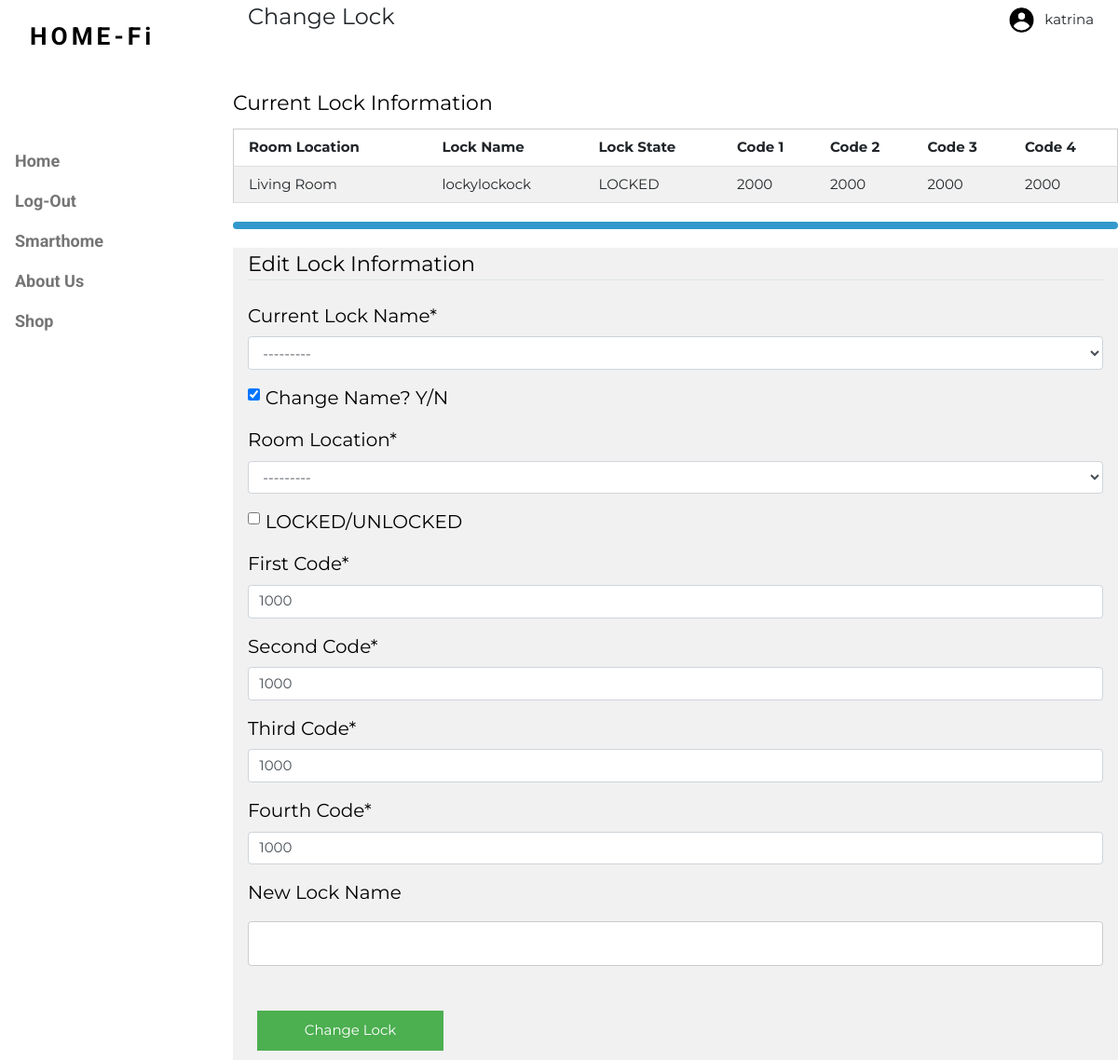
/changeLock/ (signed in), run on an earlier commit of the app's database.
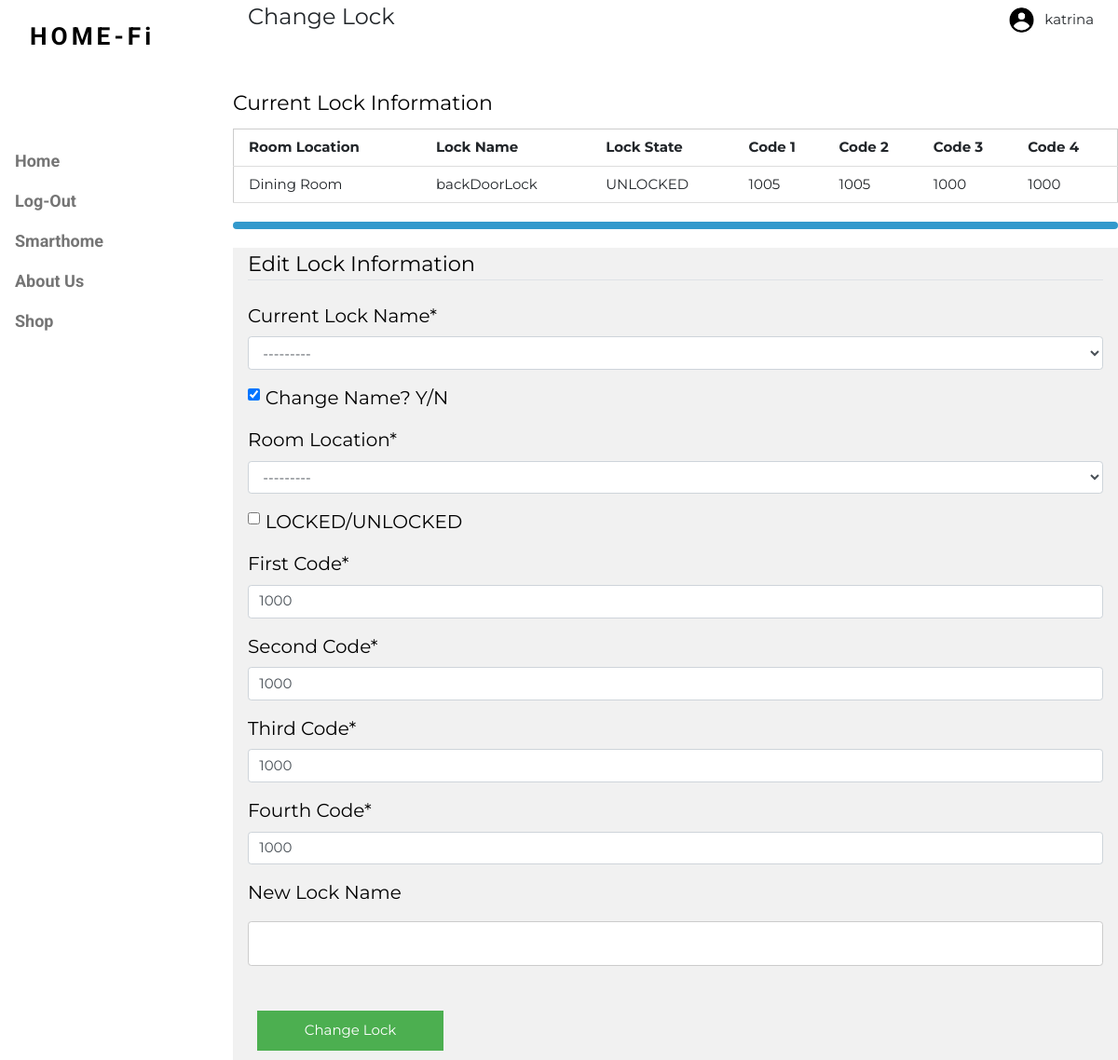
And on a later commit of the database.
### homepg/models.py (models this page shows)
class Room(models.Model):
    owner = models.ForeignKey(User, on_delete=models.CASCADE)
    roomName = models.CharField(max_length=20)
    def __str__(self):
        return self.roomName

class Lock(models.Model):
    owner = models.ForeignKey(User, on_delete=models.CASCADE)
    lockName = models.CharField(max_length=20)
    roomLoc = models.ForeignKey(Room, on_delete=models.CASCADE, null=True, blank=True)
    state = models.BooleanField(default=0)
    code1 = models.PositiveIntegerField(default=0, validators=[MinValueValidator(1000), MaxValueValidator(9999)])
    code2 = models.PositiveIntegerField(default=0, validators=[MinValueValidator(1000), MaxValueValidator(9999)])
    code3 = models.PositiveIntegerField(default=0, validators=[MinValueValidator(1000), MaxValueValidator(9999)])
    code4 = models.PositiveIntegerField(default=0, validators=[MinValueValidator(1000), MaxValueValidator(9999)])
    def __str__(self):
        return self.lockName

### users/views.py (the view)
# urls.py: path('changeLock/', user_views.changeLock, name="change-lock"),
def changeLock(request):
    if request.method == "POST":
        form = changeLockForm(request.POST, user=request.user)
        if form.is_valid():
            locksObj = Model.Lock()
            tempBool = form.cleaned_data['newNameBool']
            if tempBool:
                locksObj.lockName = form.cleaned_data['newName']
            elif not tempBool:
                locksObj.lockName = form.cleaned_data['lockName']
            else:
                print("WHOOPSIE! clearly I coded something wrong wtf")
            locksObj.state = form.cleaned_data['state']
            locksObj.roomLoc = form.cleaned_data['roomLoc']
            locksObj.code1 = form.cleaned_data['code1']
            locksObj.code2 = form.cleaned_data['code2']
            locksObj.code3 = form.cleaned_data['code3']
            locksObj.code4 = form.cleaned_data['code4']
            locksObj.owner = request.user
            allCodes = Model.Lock.objects.filter(owner_id=request.user)
            currentName = allCodes.values_list('lockName', flat=True)[0]
            print(currentName, "cN")
            entry = Model.Lock.objects.get(lockName=str(currentName))
            entry.delete()
            locksObj.save()
            messages.success(request, 'Lock ' + str(locksObj.lockName) + ' edited!')
            return redirect("status-page")
    else:
        form = changeLockForm(user=request.user)
    return render(request, 'users/changeLockForm.html', {'form': form,
                                                         'rooms': Room.objects.filter(owner=request.user),
                                                         'locks': Lock.objects.filter(owner=request.user)})

### users/templates/users/changeLockForm.html (shortened to what this page needs)
{% extends "homepg/base_with_checkbox.html" %}
{% load crispy_forms_tags %}
{% block content %}
	<header class="w3-container w3-xlarge">
		<p class="w3-left">Change Lock</p>
		<p class="w3-right">
			<table>
				<tr>
					<td>{% load static %}<img class="w3-icons" src="{% static 'images/UserIcon.png' %}" alt="Account Icon" style="float: right" /> </td>
					{% if user.is_authenticated %}
						<td style="font-size: 15px;padding:10px"> {{user.username}}</td>
					{% else %}
						<td style="font-size: 15px;padding:10px"> Guest </td>
					{% endif %}
				</tr>
			</table>
		</p>
	</header>
	<p style="padding:5px"></p>
	<table class="w3-table w3-table-all" style="width: 100%; margin:auto; padding:10px;">
		<caption style="font-size:22px; vertical-align:top; caption-side:top; color:#000000;"> Current Lock Information</caption>
	<tr>
		<th> Room Location</th>
		<th>Lock Name</th>
		<th> Lock State </th>
		<th> Code 1 </th>
		<th> Code 2 </th>
		<th> Code 3 </th>
		<th> Code 4 </th>
	</tr>
	{% for room in rooms %}
		{% for lock in locks%}
			<tr>
			{% if room.id == lock.roomLoc.id %}
				<td> {{ room.roomName }} </td>
				<td> {{ lock.lockName }} </td>
				{% if lock.state == True %}
					<td> LOCKED </td>
				{% else %}
					<td> UNLOCKED </td>
				{% endif %}
				<td> {{ lock.code1 }}</td>
				<td> {{ lock.code2 }}</td>
				<td> {{ lock.code3 }}</td>
				<td> {{ lock.code4 }}</td>
			</tr>
			{% endif %}
		{% endfor %}
	{% endfor %}
	</table>
	<hr style="  border-top: 8px solid #3399cc; border-radius: 5px; margin-top: 20px; margin-bottom: 20px;" />
    <form method="POST">
      <div class="w3-display-container w3-container w3-light-grey">
              <fieldset class="form-group" style="font-size:20px">
                  <legend class="border-bottom mb-4" style="font-size:20px,">Edit Lock Information </legend>
                  {{ form|crispy }}
              </fieldset>
            <button type="submit" style="width: 200px; padding: 10px; left: 50%; margin:10px;">Change Lock</button>
          </div>
    </form>
{% endblock content %}

What changed in the data, as far as the page shows it:
no longer on this page (row unchanged): Room: roomName "Living Room"
removed Lock: lockName "lockylockock", shows "LOCKED", code1 "2000", code2 "2000", code3 "2000", code4 "2000", lockName "---------", roomLoc "---------", code1 "1000", code2 "1000", code3 "1000", code4 "1000"
now on this page (row unchanged): Room: roomName "Dining Room"
added Lock: lockName "backDoorLock", shows "UNLOCKED", code1 "1005", code2 "1005", code3 "1000", code4 "1000", lockName "---------", roomLoc "---------", code1 "1000", code2 "1000"
